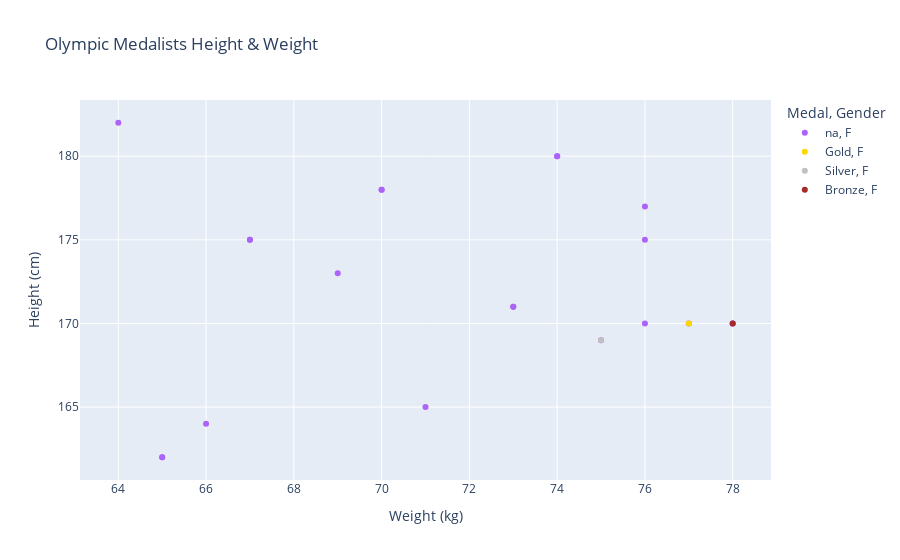

Here is the notebook cell this chart was saved with:
### Code cell
# Create the scatter plot
update_scatter_plot(gender_dropdown.value, year_dropdown.value, sport_dropdown.value, country_dropdown.value)

if sport is not None and year is not None:
    if not check_season_sport(year,sport):
        return check_season_sport(year,sport)

### Figure 1 — Plotly figure (JSON) as saved in the notebook; plotly's stock layout.template omitted (floating-point values rounded to 4 significant figures)
{"data": [{"hovertemplate": "Medal=na<br>Gender=F<br>Weight(kg)=%{x}<br>Height(cm)=%{y}<extra></extra>", "legendgroup": "na, F", "marker": {"color": "#ab63fa", "symbol": "circle"}, "mode": "markers", "name": "na, F", "orientation": "v", "showlegend": true, "type": "scatter", "visible": true, "x": [64, 73, 73, 71, null, null, null, null, null, 76, null, null, null, 65, 65, null, 67, null, 78, 69, null, null, 76, null, null, null, 78, null, 74, 74, null, null, null, null, null, 70, 70, 76, null, null, null, 66, 77, null, null, null, 75, 67, null, null, null], "xaxis": "x", "y": [182, 171, 171, 165, null, null, null, null, null, 170, null, null, null, 162, 162, null, 175, null, 170, 173, 175, null, 177, null, null, null, 170, null, 180, 180, null, null, null, null, null, 178, 178, 175, null, null, null, 164, 170, null, null, null, 169, 175, null, null, null], "yaxis": "y"}, {"hovertemplate": "Medal=Gold<br>Gender=F<br>Weight(kg)=%{x}<br>Height(cm)=%{y}<extra></extra>", "legendgroup": "Gold, F", "marker": {"color": "gold", "symbol": "circle"}, "mode": "markers", "name": "Gold, F", "orientation": "v", "showlegend": true, "type": "scatter", "x": [null, null, 77], "xaxis": "x", "y": [null, null, 170], "yaxis": "y"}, {"hovertemplate": "Medal=Silver<br>Gender=F<br>Weight(kg)=%{x}<br>Height(cm)=%{y}<extra></extra>", "legendgroup": "Silver, F", "marker": {"color": "silver", "symbol": "circle"}, "mode": "markers", "name": "Silver, F", "orientation": "v", "showlegend": true, "type": "scatter", "x": [null, null, 75], "xaxis": "x", "y": [null, 170, 169], "yaxis": "y"}, {"hovertemplate": "Medal=Bronze<br>Gender=F<br>Weight(kg)=%{x}<br>Height(cm)=%{y}<extra></extra>", "legendgroup": "Bronze, F", "marker": {"color": "brown", "symbol": "circle"}, "mode": "markers", "name": "Bronze, F", "orientation": "v", "showlegend": true, "type": "scatter", "x": [78, null, null], "xaxis": "x", "y": [170, 170, null], "yaxis": "y"}], "layout": {"autosize": true, "legend": {"title": {"text": "Medal, Gender"}, "tracegroupgap": 0}, "title": {"text": "Olympic Medalists Height & Weight"}, "xaxis": {"anchor": "y", "autorange": true, "domain": [0, 1], "range": [63.14, 78.86], "title": {"text": "Weight (kg)"}, "type": "linear"}, "yaxis": {"anchor": "x", "autorange": true, "domain": [0, 1], "range": [160.3, 183.7], "title": {"text": "Height (cm)"}, "type": "linear"}}}
